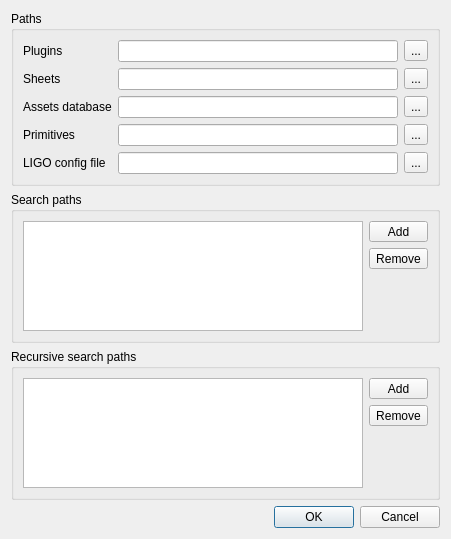
<?xml version="1.0" encoding="UTF-8"?>
<ui version="4.0">
 <class>SettingsDialog</class>
 <widget class="QDialog" name="SettingsDialog">
  <property name="windowModality">
   <enum>Qt::ApplicationModal</enum>
  </property>
  <property name="geometry">
   <rect>
    <x>0</x>
    <y>0</y>
    <width>451</width>
    <height>539</height>
   </rect>
  </property>
  <property name="windowTitle">
   <string>Ryzom Core Studio settings</string>
  </property>
  <layout class="QGridLayout" name="gridLayout_4">
   <item row="0" column="0" colspan="2">
    <widget class="QGroupBox" name="groupBox">
     <property name="title">
      <string>Paths</string>
     </property>
     <layout class="QGridLayout" name="gridLayout">
      <item row="0" column="0">
       <widget class="QLabel" name="label">
        <property name="text">
         <string>Plugins</string>
        </property>
       </widget>
      </item>
      <item row="0" column="1">
       <widget class="QLineEdit" name="pluginsLE"/>
      </item>
      <item row="0" column="2">
       <widget class="QToolButton" name="pluginsB">
        <property name="text">
         <string>...</string>
        </property>
       </widget>
      </item>
      <item row="1" column="0">
       <widget class="QLabel" name="label_2">
        <property name="text">
         <string>Sheets</string>
        </property>
       </widget>
      </item>
      <item row="1" column="1">
       <widget class="QLineEdit" name="sheetsLE"/>
      </item>
      <item row="1" column="2">
       <widget class="QToolButton" name="sheetsB">
        <property name="text">
         <string>...</string>
        </property>
       </widget>
      </item>
      <item row="2" column="0">
       <widget class="QLabel" name="label_3">
        <property name="text">
         <string>Assets database</string>
        </property>
       </widget>
      </item>
      <item row="2" column="1">
       <widget class="QLineEdit" name="assetsLE"/>
      </item>
      <item row="2" column="2">
       <widget class="QToolButton" name="assetsB">
        <property name="text">
         <string>...</string>
        </property>
       </widget>
      </item>
      <item row="3" column="0">
       <widget class="QLabel" name="label_4">
        <property name="text">
         <string>Primitives</string>
        </property>
       </widget>
      </item>
      <item row="3" column="1">
       <widget class="QLineEdit" name="primitivesLE"/>
      </item>
      <item row="3" column="2">
       <widget class="QToolButton" name="primitivesB">
        <property name="text">
         <string>...</string>
        </property>
       </widget>
      </item>
      <item row="4" column="0">
       <widget class="QLabel" name="label_5">
        <property name="text">
         <string>LIGO config file</string>
        </property>
       </widget>
      </item>
      <item row="4" column="1">
       <widget class="QLineEdit" name="ligoLE"/>
      </item>
      <item row="4" column="2">
       <widget class="QToolButton" name="ligoB">
        <property name="text">
         <string>...</string>
        </property>
       </widget>
      </item>
     </layout>
    </widget>
   </item>
   <item row="1" column="0" colspan="2">
    <widget class="QGroupBox" name="groupBox_2">
     <property name="title">
      <string>Search paths</string>
     </property>
     <layout class="QGridLayout" name="gridLayout_2">
      <item row="0" column="0" rowspan="3">
       <widget class="QListWidget" name="searchLW"/>
      </item>
      <item row="0" column="1">
       <widget class="QToolButton" name="pathAddB">
        <property name="sizePolicy">
         <sizepolicy hsizetype="Minimum" vsizetype="Fixed">
          <horstretch>0</horstretch>
          <verstretch>0</verstretch>
         </sizepolicy>
        </property>
        <property name="text">
         <string>Add</string>
        </property>
        <property name="toolButtonStyle">
         <enum>Qt::ToolButtonTextOnly</enum>
        </property>
       </widget>
      </item>
      <item row="1" column="1">
       <widget class="QToolButton" name="pathRemoveB">
        <property name="sizePolicy">
         <sizepolicy hsizetype="Minimum" vsizetype="Fixed">
          <horstretch>0</horstretch>
          <verstretch>0</verstretch>
         </sizepolicy>
        </property>
        <property name="text">
         <string>Remove</string>
        </property>
        <property name="toolButtonStyle">
         <enum>Qt::ToolButtonTextOnly</enum>
        </property>
       </widget>
      </item>
      <item row="2" column="1">
       <spacer name="verticalSpacer">
        <property name="orientation">
         <enum>Qt::Vertical</enum>
        </property>
        <property name="sizeHint" stdset="0">
         <size>
          <width>20</width>
          <height>75</height>
         </size>
        </property>
       </spacer>
      </item>
     </layout>
    </widget>
   </item>
   <item row="2" column="0" colspan="2">
    <widget class="QGroupBox" name="groupBox_3">
     <property name="title">
      <string>Recursive search paths</string>
     </property>
     <layout class="QGridLayout" name="gridLayout_3">
      <item row="0" column="0" rowspan="3">
       <widget class="QListWidget" name="recursiveLW"/>
      </item>
      <item row="0" column="1">
       <widget class="QToolButton" name="recAddB">
        <property name="sizePolicy">
         <sizepolicy hsizetype="Minimum" vsizetype="Fixed">
          <horstretch>0</horstretch>
          <verstretch>0</verstretch>
         </sizepolicy>
        </property>
        <property name="text">
         <string>Add</string>
        </property>
        <property name="toolButtonStyle">
         <enum>Qt::ToolButtonTextOnly</enum>
        </property>
       </widget>
      </item>
      <item row="1" column="1">
       <widget class="QToolButton" name="recRemoveB">
        <property name="sizePolicy">
         <sizepolicy hsizetype="Minimum" vsizetype="Fixed">
          <horstretch>0</horstretch>
          <verstretch>0</verstretch>
         </sizepolicy>
        </property>
        <property name="text">
         <string>Remove</string>
        </property>
        <property name="toolButtonStyle">
         <enum>Qt::ToolButtonTextOnly</enum>
        </property>
       </widget>
      </item>
      <item row="2" column="1">
       <spacer name="verticalSpacer_2">
        <property name="orientation">
         <enum>Qt::Vertical</enum>
        </property>
        <property name="sizeHint" stdset="0">
         <size>
          <width>20</width>
          <height>76</height>
         </size>
        </property>
       </spacer>
      </item>
     </layout>
    </widget>
   </item>
   <item row="3" column="0">
    <spacer name="horizontalSpacer">
     <property name="orientation">
      <enum>Qt::Horizontal</enum>
     </property>
     <property name="sizeHint" stdset="0">
      <size>
       <width>120</width>
       <height>20</height>
      </size>
     </property>
    </spacer>
   </item>
   <item row="3" column="1">
    <widget class="QDialogButtonBox" name="bb">
     <property name="orientation">
      <enum>Qt::Horizontal</enum>
     </property>
     <property name="standardButtons">
      <set>QDialogButtonBox::Cancel|QDialogButtonBox::Ok</set>
     </property>
    </widget>
   </item>
  </layout>
 </widget>
 <resources/>
 <connections/>
</ui>
